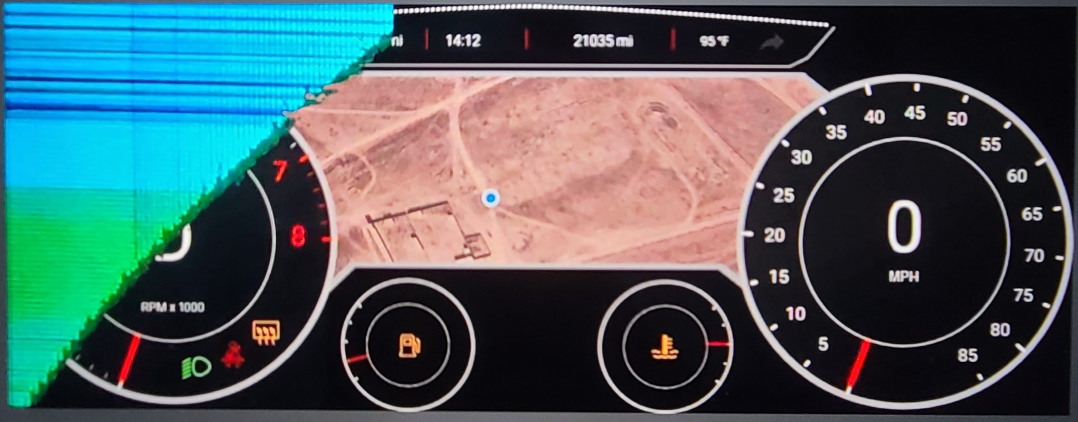
#> input picture ImageRegistration/images/fail3.jpg, 2156 x 844 px (shown at 1/2 size)
$ python TextureEnergy.py
#> lines starting #> are read from the running program, lines starting #| are printed output that depends on the picture; after the words box and inside, x2 and y2 are one past the last pixel; in counts of white or black regions, pixels touching at a corner belong together
"""
This file explores law's texture masks and kernels.

TODO: finish writing out the details of this file


Quick Reminder about numpy array shapes as it relates to image dimensions:
 the first dimension in shape is the number of rows, aka the height
 the second dimension in shape is the number of columns, aka the width
 the third dimension in shape is the color channels, aka the depth or "bands"
"""


import numpy as np
import cv2
import matplotlib.pyplot as plt
import DataProcessing
import pandas as pd
from sklearn.decomposition import PCA
from sklearn.preprocessing import MinMaxScaler
from sklearn.cluster import KMeans
from DataProcessing import plot_pca_variance
from scipy import stats


#seed for random states
RANDOM_STATE = 25


#filter vectors
level = np.array([[1, 4, 6, 4, 1]])
edge = np.array([[-1, -2, 0, 2, 1]])
spot = np.array([[-1, 0, 2, 0, -1]])
wave = np.array([[-1, 2, 0, -2, 1]])
ripple = np.array([[1, -4, 6, -4, 1]])

#edge kernels
el = np.dot(edge.reshape(-1, 1), level)
ee = np.dot(edge.reshape(-1, 1), edge)
es = np.dot(edge.reshape(-1, 1), spot)
ew = np.dot(edge.reshape(-1, 1), wave)
er = np.dot(edge.reshape(-1, 1), ripple)

#level kernels
ll = np.dot(level.reshape(-1, 1), level)
le = np.dot(level.reshape(-1, 1), edge)
ls = np.dot(level.reshape(-1, 1), spot)
lw = np.dot(level.reshape(-1, 1), wave)
lr = np.dot(level.reshape(-1, 1), ripple)

#spot kernels
sl = np.dot(spot.reshape(-1, 1), level)
se = np.dot(spot.reshape(-1, 1), edge)
ss = np.dot(spot.reshape(-1, 1), spot)
sw = np.dot(spot.reshape(-1, 1), wave)
sr = np.dot(spot.reshape(-1, 1), ripple)

#wave kernels
wl = np.dot(wave.reshape(-1, 1), level)
we = np.dot(wave.reshape(-1, 1), edge)
ws = np.dot(wave.reshape(-1, 1), spot)
ww = np.dot(wave.reshape(-1, 1), wave)
wr = np.dot(wave.reshape(-1, 1), ripple)

#ripple kernels
rl = np.dot(ripple.reshape(-1, 1), level)
re = np.dot(ripple.reshape(-1, 1), edge)
rs = np.dot(ripple.reshape(-1, 1), spot)
rw = np.dot(ripple.reshape(-1, 1), wave)
rr = np.dot(ripple.reshape(-1, 1), ripple)

texture_kernels = [ # list of 2-tuples: ('name', kernel)
    ('edge x level', el), ('edge x edge', ee), ('edge x spot', es), ('edge x wave', ew), ('edge x ripple', er),
    ('level x level', ll), ('level x edge', le), ('level x spot', ls), ('level x wave', lw), ('level x ripple', lr),
    ('spot x level', sl), ('spot x edge', se), ('spot x spot', ss), ('spot x wave', sw), ('spot x ripple', sr),
    ('wave x level', wl), ('wave x edge', we), ('wave x spot', ws), ('wave x wave', ww), ('wave x ripple', wr),
    ('ripple x level', rl), ('ripple x edge', re), ('ripple x spot', rs), ('ripple x wave', rw), ('ripple x ripple', rr),
]


#Filtered down texture kernels
#epsilon is added for division avoidance for division by zero
epsilon = 1e-8
energy_maps = [
    ('L5E5/E5L5', np.round(le / (el + epsilon), decimals=2)),
    ('L5R5/R5L5', lr // rl),
    ('E5S5/S5E5', np.round(es / (se + epsilon), decimals=2)),
    ('S5S5', ss),
    ('R5R5', rr),
    ('L5S5/S5L5', np.round(ls / (sl + epsilon), decimals=2)),
    ('E5E5', ee),
    ('E5R5/R5E5', np.round(er / (re + epsilon), decimals=2)),
    ('S5R5/R5S5', np.round(sr / (rs + epsilon), decimals=2))
]


#shows an image
# [277 lines left out: functions show, remove_illumination, test_removing_illumination, generate_texture_features, _generate_texture_features_gray, generate_texture_features_example and 10 more, not called in this run]
        #cl1 = clahe.apply(x)
        #DataProcessing.show(cl1, title=f'Band{i + 1}, equalized')


def fourier_test():
    img = cv2.imread('images/fail3.jpg', cv2.IMREAD_GRAYSCALE)
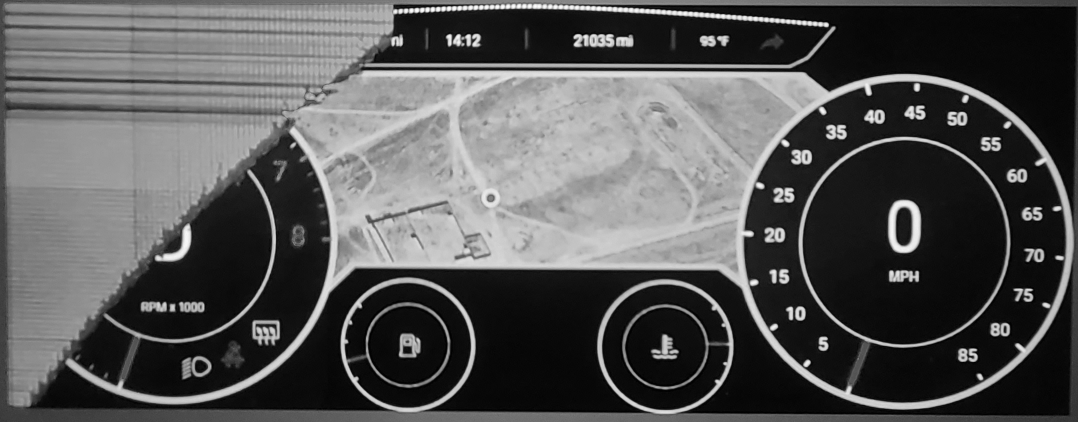
#> img: shape (844, 2156) (shown at 1/2 size); min 0, max 255, mean 85.4
    f = np.fft.fft2(img)
    fshift = np.fft.fftshift(f)
    magnitude_spectrum = 20 * np.log(np.abs(fshift))
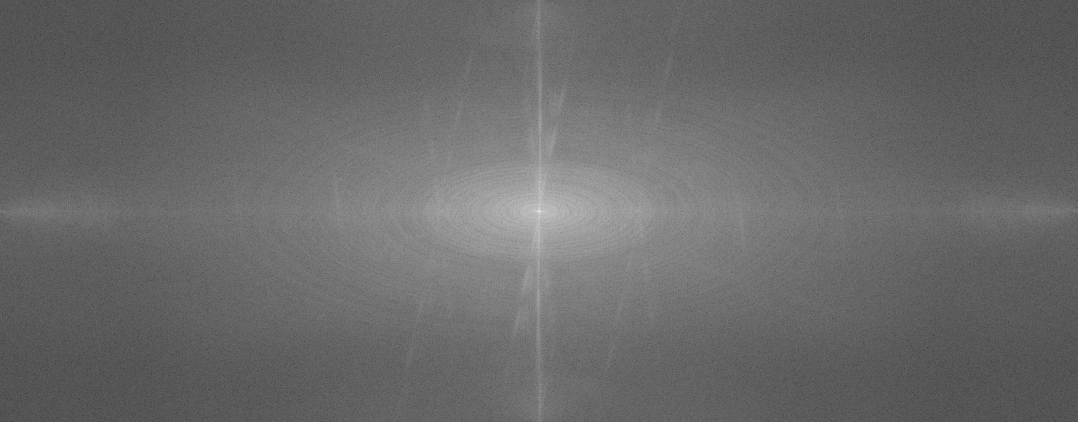
#> magnitude_spectrum: shape (844, 2156) float64 (shown at 1/2 size); min -3.33, max 377.2, mean 153.9; drawn with min black and max white
    plt.subplot(121), plt.imshow(img, cmap='gray')
    plt.title('Input Image'), plt.xticks([]), plt.yticks([])
    plt.subplot(122), plt.imshow(magnitude_spectrum, cmap='gray')
    plt.title('Magnitude Spectrum'), plt.xticks([]), plt.yticks([])
    plt.show()
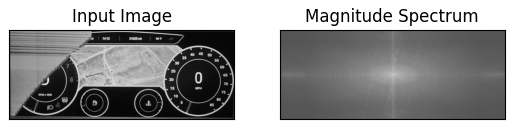
#> figure drawn by matplotlib, 2 panels


    cv2.imshow('one', img)
    cv2.imshow('two', magnitude_spectrum)
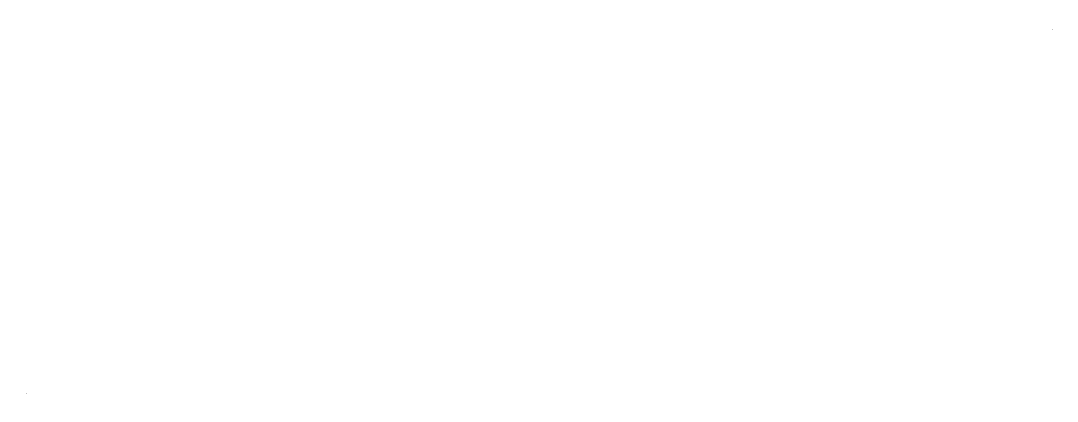
#> window 'two': shape (844, 2156) (shown at 1/2 size); 100% white; black in thin lines or dots, all inside (x1, y1, x2, y2) = (52, 58, 2105, 787)
    cv2.waitKey()


# [11 lines left out: function examples_for_jh, not called in this run]
        #cv2.imwrite(f'images/examples-for-jh/picture-textures/{name}.png', picture_textures[key] )
        #cv2.imwrite(f'images/examples-for-jh/screenshot-textures/{name}.png', screenshot_textures[key] )


if __name__ == '__main__':
    """entry point"""
    # [7 lines of commented-out code are left out]
    fourier_test()
    #check_with_new_preprocessing_method()
    #examples_for_jh()

$ run again, with ImageRegistration/images/fail1.jpg copied over ImageRegistration/images/fail3.jpg
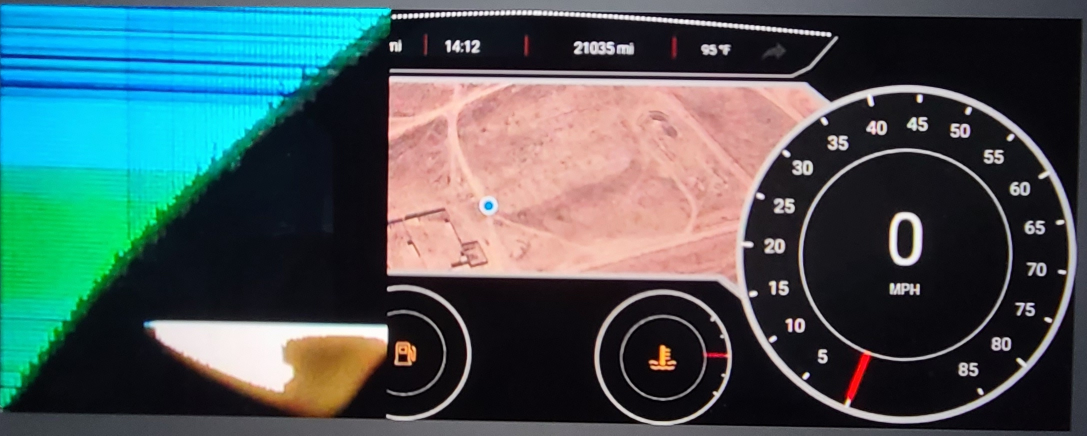
#> input picture ImageRegistration/images/fail1.jpg, 2174 x 871 px (shown at 1/2 size)
#> in fourier_test, `img = cv2.imread('images/fail3.jpg', cv2.IMREAD_GRAYSCALE)`:
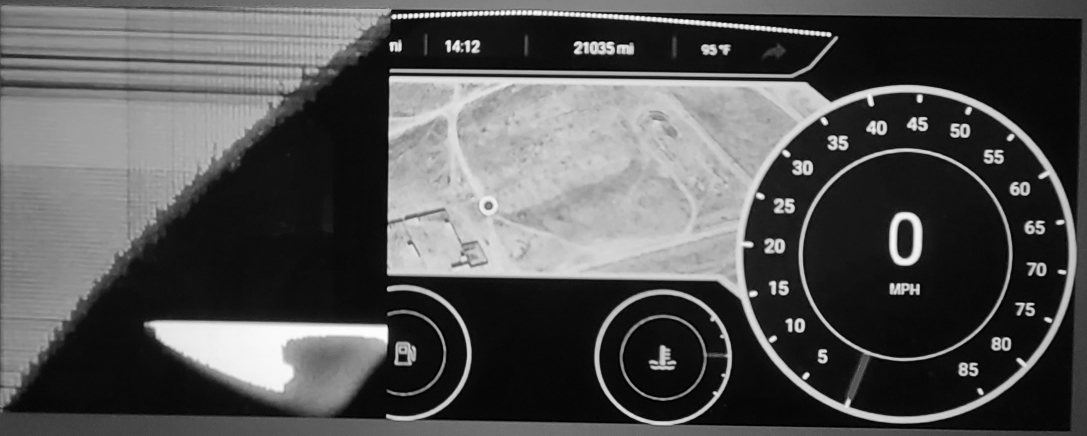
#> img: shape (871, 2174) (shown at 1/2 size); min 0, max 255, mean 83.2
#> in fourier_test, `plt.show()`:
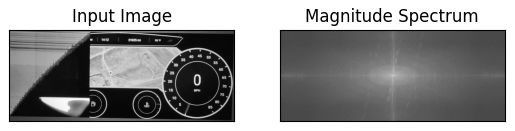
#> figure drawn by matplotlib, 2 panels
